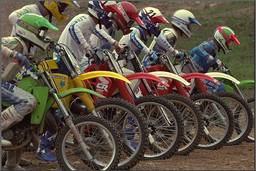
#> input picture lossy_pipeline/test_image.png, 256 x 171 px, shrunk from 768 x 512 before the run
$ python proj1_4tn4_abd.py
#> lines starting #> are read from the running program, lines starting #| are printed output that depends on the picture; after the words box and inside, x2 and y2 are one past the last pixel; in counts of white or black regions, pixels touching at a corner belong together; long printed decimals are rounded
#Project 1 - upsampling and downsampling - Abd Elelah Arafah, 400197623

import cv2
import numpy as np


# Load the image
img = cv2.imread('test_image.png')
#> img is the input picture: shape (171, 256, 3); mean B, G, R 67.6, 81, 91.5


#manual implementation of splitting color channels from an image
def split_channels_manual_fxn(image):
    b = image[:,:,0]
    g = image[:,:,1]
    r = image[:,:,2]
    return b, g, r

# manual implementation to clip values to ensure the 8-bit representation
def manual_clip_fxn(array, min_value, max_value):
    """Clip the values of an array within a specified range."""
    clipped_values = np.copy(array)
    clipped_values[clipped_values < min_value] = min_value  # clip low values
    clipped_values[clipped_values > max_value] = max_value  # clip higher values
    return clipped_values

def manual_sum_fxn(array):
    """Compute the sum of the elements of an array."""
    sum = 0
    for i in range(array.shape[0]):
        for j in range(array.shape[1]):
            sum += array[i, j]
    return sum


# Define the conversion matrices for RGB to YUV and YUV to RGB
RGB_to_YUV_conversion_matrix = np.array([[0.299, 0.587, 0.114], [0.5, -0.41869, -0.08131], [-0.16874, -0.33126, 0.5]])
YUV_to_RGB_conversion_matrix = np.array([[1.000, 0.000, 1.13983], [1.000, -0.39465, -0.58060], [1.000, 2.03211, 0.000]])
# Function which converts from RGB to YUV color space
def RGB2YUV_fxn(input_img):
    yuv_img = np.zeros_like(input_img)
    yuv_img[:,:,2] = np.dot(input_img, RGB_to_YUV_conversion_matrix[2])
    yuv_img[:,:,1] = np.dot(input_img, RGB_to_YUV_conversion_matrix[1])
    yuv_img[:,:,0] = np.dot(input_img, RGB_to_YUV_conversion_matrix[0])
    temp_var = yuv_img[:,:,1:] + 128.0
    # 8-bit representation
    yuv_img[:,:,1:] = temp_var.astype(np.uint8)
    return yuv_img


# Define the conversion matrices for YUV to BGR and BGR to YUV
YUV_to_BGR_conversion_matrix = np.array([[1.000, 0.000, 1.403], [1.000, -0.34413, -0.71414], [1.000, 1.773, 0.000]])
# Function to convert from YUV to BGR color space
RGB_to_BGR_conversion_matrix = np.array([[0, 0, 1], [0, 1, 0], [1, 0, 0]])
# Function which converts from YUV to BGR color space
def YUV2RGB_fxn(input_img):
    # First convert from YUV to RGB.
    yuv_image = input_img.astype(np.float32)
    yuv_image[:,:,1:] = yuv_image[:,:,1:] - 128.0
    rgb_image = np.dot(yuv_image, YUV_to_RGB_conversion_matrix.T)

    # Convert from RGB to BGR color space This is because we need it in the BGR order to show the image correctly with openCV
    bgr_image = np.dot(rgb_image, RGB_to_BGR_conversion_matrix.T)
    # 8-bit representation
    bgr_image = manual_clip_fxn(bgr_image, 0, 255).astype(np.uint8)
    return bgr_image


def downsample_YUV_image_fxn(image):
    # Get the YUV channels
    Y, U, V = split_channels_manual_fxn(image)

    # Downsample the Y channel by a factor of 2
    Y_downsampled_channel = downsample_avg_fxn(Y, 2)

    # Downsample the U and V channels by a factor of 4
    U_downsampled_channel = downsample_avg_fxn(U, 4)
    V_downsampled_channel = downsample_avg_fxn(V, 4)

    return Y_downsampled_channel, U_downsampled_channel, V_downsampled_channel

# implementation of a simple average pooling kernel method
def downsample_avg_fxn(color_channel, downsampling_factor):
    # Define the downsampling kernel
    kernel = np.ones((downsampling_factor, downsampling_factor)) / (downsampling_factor * downsampling_factor)

    # We can Pad the channel
    height, width = color_channel.shape
    pad_H = height + downsampling_factor - (height % downsampling_factor)
    pad_W = width + downsampling_factor - (width % downsampling_factor)
    pad_ch = np.zeros((pad_H, pad_W), dtype=color_channel.dtype)
    pad_ch[:height, :width] = color_channel

    # Apply the downsampling kernel to the padded channel
    downsampled_ch = np.zeros((pad_H // downsampling_factor, pad_W // downsampling_factor), dtype=color_channel.dtype)
    for i in range(0, pad_H, downsampling_factor):
        for j in range(0, pad_W, downsampling_factor):
            kernel_window = pad_ch[i:i+downsampling_factor, j:j+downsampling_factor]
            downsampled_ch[i//downsampling_factor, j//downsampling_factor] = manual_sum_fxn(kernel * kernel_window)

    # Remove the padding
    downsampled_ch = downsampled_ch[:height//downsampling_factor, :width//downsampling_factor]

    return downsampled_ch

# Implementing Bilinear interpolation to upsize an image channel
def bilin_upsample_fxn(image_ch, size):
    # Determine the size of the starting image channel
    H, W = image_ch.shape

    # Determine the size of the output image from the input image size
    new_H, new_W = size

    # Create an array to store the output image channel
    output_ch = np.zeros((new_H, new_W))

    # Computation of the coordinates as image pixels
    x_px_coord = float(W - 1) / (new_W - 1)
    y_px_coord = float(H - 1) / (new_H - 1)

    # Perform bilinear interpolation to compute the output image
    for i in range(new_H):
        for j in range(new_W):
            compute_x = x_px_coord * j
            compute_y = y_px_coord * i
            x_1 = int(compute_x)
            y_1 = int(compute_y)
            x_2 = min(x_1 + 1, W - 1)
            y_2 = min(y_1 + 1, H - 1)
            dx = compute_x - x_1
            dy = compute_y - y_1
            output_ch[i, j] = (1 - dx) * (1 - dy) * image_ch[y_1, x_1] + dx * (1 - dy) * image_ch[y_1, x_2] + (1 - dx) * dy * image_ch[y_2, x_1] + dx * dy * image_ch[y_2, x_2]
    return output_ch


def n_nearest_neighbors_fxn(image_ch, up_sample_factor, size, n_neighbors=4):
    # Determine the size of the starting image channel
    H, W = image_ch.shape
    new_H, new_W = size

    # Create an empty array to hold the upscaled image
    upscale_array = np.zeros((new_H, new_W), dtype=image_ch.dtype)

    # Iterate over each pixel in the upscaled image
    for y in range(new_H):
        for x in range(new_W):
            # Compute pixel
            y_px = int(y / up_sample_factor)
            x_px = int(x / up_sample_factor)

            # Check if the original pixel location is within the bounds of the image
            if y_px >= 0 and y_px < H and x_px >= 0 and x_px < W:
                # Create a subarray of the channel array
                neighborhood = image_ch[max(0, y_px - n_neighbors//2) : min(H, y_px + n_neighbors//2 + 1),
                                       max(0, x_px - n_neighbors//2) : min(W, x_px + n_neighbors//2 + 1)]
                # Calculate the Euclidean distance between the pixel and its neighbors
                euclidean_distances = np.sqrt(np.sum((neighborhood - image_ch[y_px, x_px])**2, axis=None if neighborhood.ndim == 2 else (1, 2)))
                # Choose the pixel which is closest
                nearest_neigh = np.argmin(euclidean_distances)
                nearest_neighbor = neighborhood.flatten()[nearest_neigh]

                # value of the nearest neighbor = the current pixel
                upscale_array[y, x] = nearest_neighbor
    return upscale_array


def compute_PSNR_fxn(image1, image2):
    # Ensure both images have the same shape
    if image1.shape != image2.shape:
        raise ValueError("Error images don't have the same size dimensions")

    # compute mean squared error
    MSE_compute = np.mean((image1 - image2) ** 2)

    # compute PSNR
    if MSE_compute == 0:
        return float('inf')
    else:
        psnr = 20 * np.log10(255 / np.sqrt(MSE_compute))
        return psnr


def compute_MSE_fxn(image1, image2):
    # compare sizes
    assert image1.shape == image2.shape
    # Calculate the mean of the squared differences
    return np.mean( (image1 - image2) ** 2  )


# Convert the image to YUV color space
yuv_img = RGB2YUV_fxn(img)
# Convert the YUV image back to RGB color space
rgb_img = YUV2RGB_fxn(yuv_img)
#> in manual_clip_fxn, `clipped_values[clipped_values < min_value] = min_value`: clipped_values: shape (171, 256, 3) float64; mean B, G, R 63.3, 76.4, 85.9

#downsample the yuv image
Y_downsampled, U_downsampled, V_downsampled = downsample_YUV_image_fxn(yuv_img)
#> after the loop in downsample_avg_fxn, `for i in range(0, pad_H, downsampling_factor):`:
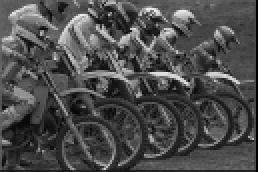
#> downsampled_ch: shape (86, 129) (shown 2 times larger); min 0, max 239, mean 76.3

#upsample the yuv image
Y_upsample_img_new = bilin_upsample_fxn(Y_downsampled, img.shape[:2])
#> after the loop in bilin_upsample_fxn, `for i in range(new_H):`:
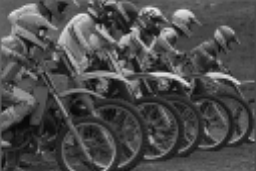
#> output_ch: shape (171, 256) float64; min 8.03, max 234.4, mean 77.3
U_upsample_img_new = bilin_upsample_fxn(U_downsampled, img.shape[:2])
V_upsample_img_new = bilin_upsample_fxn(V_downsampled, img.shape[:2])
#assemble the image from YUV channels
yuv = np.dstack((Y_upsample_img_new, U_upsample_img_new, V_upsample_img_new))
#convert back to BRG so that we can view it with openCV
rgb_img = YUV2RGB_fxn(yuv)
#> call 2 of manual_clip_fxn, with min_value = 0, max_value = 255
#> in manual_clip_fxn (call 2), `clipped_values[clipped_values < min_value] = min_value`:
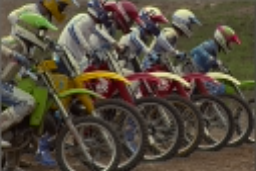
#> clipped_values: shape (171, 256, 3) float64; mean of channels 0, 1, 2 61.8, 76.5, 85; drawn as B, G, R

#Another way of upsampling using n_nearest neighbors
Y_upsample_img_new_ml = n_nearest_neighbors_fxn(Y_downsampled,2, img.shape[:2])
U_upsample_img_new_ml = n_nearest_neighbors_fxn(U_downsampled,4, img.shape[:2])
V_upsample_img_new_ml = n_nearest_neighbors_fxn(V_downsampled,4, img.shape[:2])
#> call 3 of n_nearest_neighbors_fxn, with up_sample_factor = 4, size = (171, 256), n_neighbors = 4
#> after the loop in n_nearest_neighbors_fxn (call 3), `for y in range(new_H):`:
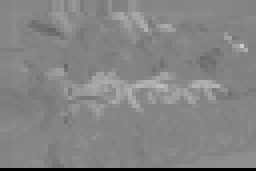
#> upscale_array: shape (171, 256); min 0, max 203, mean 132.2
#assemble the image from YUV channels
yuv_ml = np.dstack((Y_upsample_img_new_ml, U_upsample_img_new_ml, V_upsample_img_new_ml))
#convert back to BRG so that we can view it with openCV
rgb_img_ml = YUV2RGB_fxn(yuv_ml)
#> in YUV2RGB_fxn (call 3), `bgr_image = np.dot(rgb_image, RGB_to_BGR_conversion_matrix.T)`:
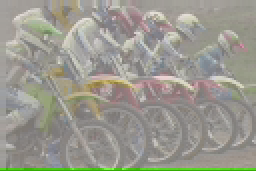
#> bgr_image: shape (171, 256, 3) float64; mean of channels 0, 1, 2 58.1, 79.1, 82.6; drawn with min black and max white
#> call 3 of manual_clip_fxn, with min_value = 0, max_value = 255
#> in manual_clip_fxn (call 3), `clipped_values[clipped_values < min_value] = min_value`: clipped_values: shape (171, 256, 3) float64; 5.24% of pixels changed, all inside (x1, y1, x2, y2) = (0, 6, 256, 171)
#> in manual_clip_fxn (call 3), `clipped_values[clipped_values > max_value] = max_value`:
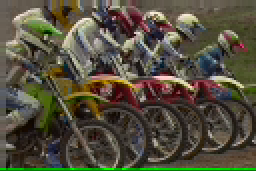
#> clipped_values: shape (171, 256, 3) float64; mean of channels 0, 1, 2 62.6, 79.1, 84.3; drawn as B, G, R

#Compute the pixel sizes for each image
height, width = img.shape[:2]
height1, width1 = rgb_img.shape[:2]
height2, width2 = rgb_img_ml.shape[:2]

#print sizes and errors
print(f"Input Image Pixel Size: {width}x{height}")
#| Input Image Pixel Size: 256x171
print(f"Bilinear_interpolation Output Image Pixel Size: {width1}x{height1}")
#| Bilinear_interpolation Output Image Pixel Size: 256x171
print(f"n_near_neighbors Output Image Pixel Size: {width2}x{height2}")
#| n_near_neighbors Output Image Pixel Size: 256x171
print(f"Bilinear_interpolation PSNR Error: {compute_PSNR_fxn(img, rgb_img)}")
#| Bilinear_interpolation PSNR Error: 28.931
print(f"n_near_neighbors PSNR Error: {compute_PSNR_fxn(img, rgb_img_ml)}")
#| n_near_neighbors PSNR Error: 28.228
print(f"Bilinear_interpolation MSE Error: {compute_MSE_fxn(img, rgb_img)}")
#| Bilinear_interpolation MSE Error: 83.175
print(f"n_near_neighbors MSE Error: {compute_MSE_fxn(img, rgb_img_ml)}")
#| n_near_neighbors MSE Error: 97.796

# Display the original and the converted images
cv2.imshow('Original Image', img)
cv2.imshow('Bilinear_interpolation', rgb_img)
cv2.imwrite('BilinearInterpolation.jpg', rgb_img)
cv2.imshow('n_near_neighbors', rgb_img_ml)
cv2.imwrite('nNearNeighbors.jpg', rgb_img_ml)
cv2.imshow('Input image Y channel', yuv_img[:,:,0])
cv2.imshow('Input image U channel', yuv_img[:,:,1])
cv2.imshow('Input image V channel', yuv_img[:,:,2])
cv2.imwrite('InputYchannel.jpg', yuv_img[:,:,0])
cv2.imwrite('InputUchannel.jpg', yuv_img[:,:,1])
cv2.imwrite('InputVchannel.jpg', yuv_img[:,:,2])
cv2.imshow('Y_downsampled', Y_downsampled)
cv2.imshow('U_downsampled', U_downsampled)
cv2.imshow('V_downsampled', V_downsampled)
cv2.imwrite('YDownsampled.jpg', Y_downsampled)
cv2.imwrite('UDownsampled.jpg', U_downsampled)
cv2.imwrite('VDownsampled.jpg', V_downsampled)
cv2.imshow('Yupsampled', Y_upsample_img_new)
cv2.imshow('Uupsampled', U_upsample_img_new)
cv2.imshow('Vupsampled', V_upsample_img_new)
cv2.imwrite('Yupsampled.jpg', Y_upsample_img_new)
cv2.imwrite('Uupsampled.jpg', U_upsample_img_new)
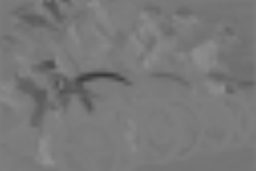
#> saved as Uupsampled.jpg: shape (171, 256); min 58, max 144, mean 120.3
cv2.imwrite('Vupsampled.jpg', V_upsample_img_new)
cv2.imshow('YupsampledML', Y_upsample_img_new_ml)
cv2.imshow('UupsampledML', U_upsample_img_new_ml)
cv2.imshow('VupsampledML', V_upsample_img_new_ml)
cv2.imwrite('YupsampledML.jpg', Y_upsample_img_new_ml)
cv2.imwrite('UupsampledML.jpg', U_upsample_img_new_ml)
cv2.imwrite('VupsampledML.jpg', V_upsample_img_new_ml)


#terminate script
cv2.waitKey(0)
cv2.destroyAllWindows()
